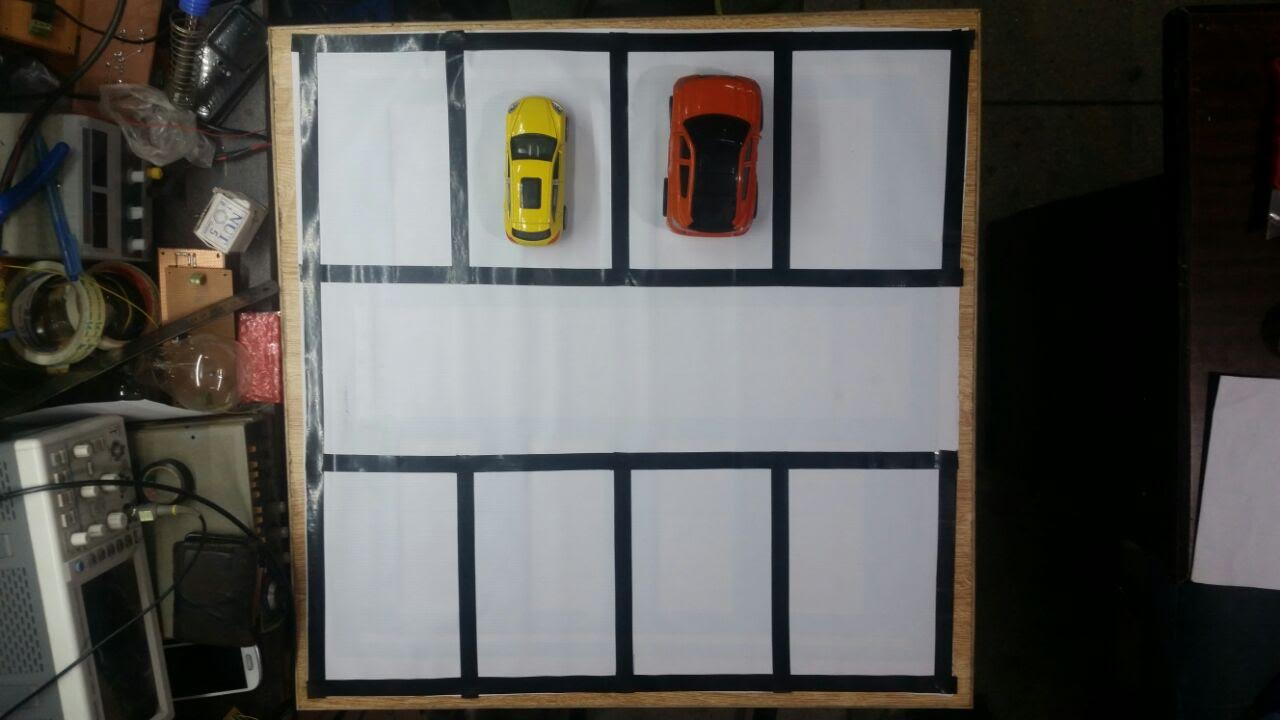
//> input picture parkingdetect/parkingdetect/images/test.jpg, 1280 x 720 px
$ ./Source   (built with g++ and OpenCV 4)
//> lines starting //> are read from the running program, lines starting //| are printed output that depends on the picture
### parkingdetect/parkingdetect/Source.h
#pragma once
class Source
{
public:
	Source();
	~Source();
};

### parkingdetect/parkingdetect/Source.cpp
#include <iostream>
#include "Source.h"
#include <opencv2/core/core.hpp>
#include <opencv2/highgui/highgui.hpp>
#include <opencv2/imgproc/imgproc.hpp>
#include <stdio.h>
#include <stdlib.h>
#include <list>
#include <fstream>
#include <string>
#include <iomanip>

using namespace cv;
using namespace std;

// haris corner

/// Global variables

char* source_window = "Source image";
char* corners_window = "Corners detected";

/// Function header
void cornerHarris_demo(int, void*);
// haris corner

// filtering


/// Global Variables
int DELAY_CAPTION = 1500;
int DELAY_BLUR = 100;
int MAX_KERNEL_LENGTH = 31;

//Mat src; Mat dst;
//char window_name[] = "Filter Demo 1";

/// Function headers
int display_caption(char* caption);
int display_dst(int delay);

// filtering

Mat src, src_gray;
Mat dst, dst2, detected_edges;
int thresh = 100;
int max_thresh = 255;
RNG rng(12345);

int edgeThresh = 1;
int lowThreshold;
int const max_lowThreshold = 100;
int ratio = 3;
int kernel_size = 3;
char* window_name = "Edge Map";


// keeps lines data.
class MyLines {
	int x1, y1;
	int x2, y2;

	float angle;

public:
	MyLines(float x11, float y11, float  x22, float  y22, float anglee){
		x1 = x11;
		x2 = x22;
		y1 = y11;
		y2 = y22;
		angle = anglee;
	}

	float getX1()	{ return x1; }
	float getY1()	{ return y1; }
	float getX2()	{ return x2; }
	float getY2()	{ return y2; }

	float getAngle()	{ return angle; }
};


// keeps all the lines with the same angle together.
class LineRelations {

	vector<MyLines> liness;
	float angle;

public:

	LineRelations(MyLines lin)
	{
		angle = lin.getAngle();
		Add(lin);
	}


	void Add(MyLines l)
	{
		liness.push_back(l);
	}

	float getAngle()	{ return angle; }
	vector<MyLines> getLines()	{ return liness; }
};

std::vector<MyLines> mylines;
std::vector<LineRelations> mylinerelations;

void CheckLineExistance(MyLines lin)
{
	// find if lines same as this lines angle already exist.
	for (int i = 0; i < mylinerelations.size(); i++)
	{
		if (mylinerelations[i].getAngle() == lin.getAngle())
		{
			mylinerelations[i].Add(lin);
			return;
		}
	}

	// Add the line with new angle
	mylinerelations.push_back(*new LineRelations(lin));
}

cv::Point2f computeIntersect(cv::Vec4i a, cv::Vec4i b)
{
	int x1 = a[0], y1 = a[1], x2 = a[2], y2 = a[3];
	int x3 = b[0], y3 = b[1], x4 = b[2], y4 = b[3];

	if (float d = ((float)(x1 - x2) * (y3 - y4)) - ((y1 - y2) * (x3 - x4)))
	{
		cv::Point2f pt;
		pt.x = ((x1*y2 - y1*x2) * (x3 - x4) - (x1 - x2) * (x3*y4 - y3*x4)) / d;
		pt.y = ((x1*y2 - y1*x2) * (y3 - y4) - (y1 - y2) * (x3*y4 - y3*x4)) / d;
		return pt;
	}
	else
		return cv::Point2f(-1, -1);
}
void sortCorners(std::vector<cv::Point2f>& corners, cv::Point2f center)
{
	std::vector<cv::Point2f> top, bot;

	for (int i = 0; i < corners.size(); i++)
	{
		if (corners[i].y < center.y)
			top.push_back(corners[i]);
		else
			bot.push_back(corners[i]);
	}

	cv::Point2f tl = top[0].x > top[1].x ? top[1] : top[0];
	cv::Point2f tr = top[0].x > top[1].x ? top[0] : top[1];
	cv::Point2f bl = bot[0].x > bot[1].x ? bot[1] : bot[0];
	cv::Point2f br = bot[0].x > bot[1].x ? bot[0] : bot[1];

	corners.clear();
	corners.push_back(tl);
	corners.push_back(tr);
	corners.push_back(br);
	corners.push_back(bl);
}


void loadHough(string path)
{

	Mat src = imread(path, 1);
//> src is the input picture: 720 rows x 1280 cols, CV_8UC3; mean B, G, R 85.5, 88.1, 89.1

	Mat dst, cdst;

	//applying filtering.
	bilateralFilter (src, dst2, MAX_KERNEL_LENGTH, MAX_KERNEL_LENGTH * 2, MAX_KERNEL_LENGTH / 2);
	imshow("bilateral", dst2);
	imshow("normal", src);

	Canny(dst2, dst, 50, 200, 3);
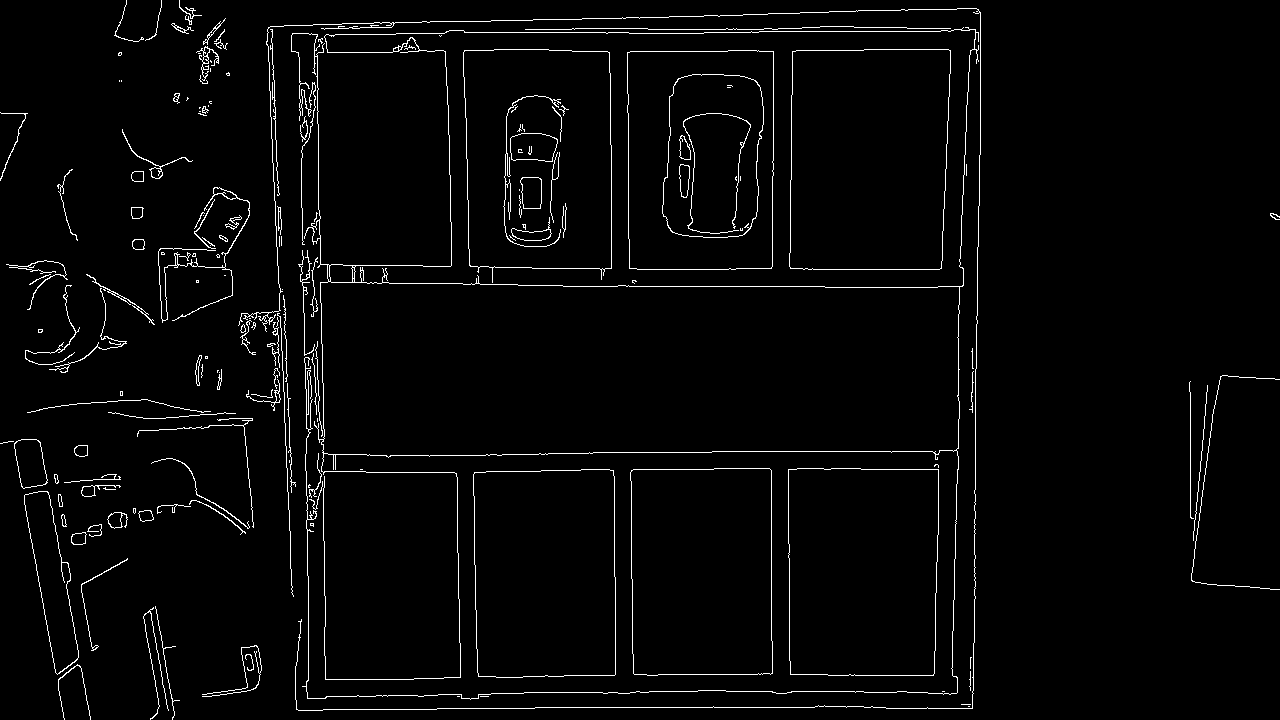
//> dst: 720 rows x 1280 cols, CV_8UC1; 2.7% white in thin lines or dots
	imshow("canny", dst);
	cv::dilate(src, src, cv::Mat(), cv::Point(-1, -1));
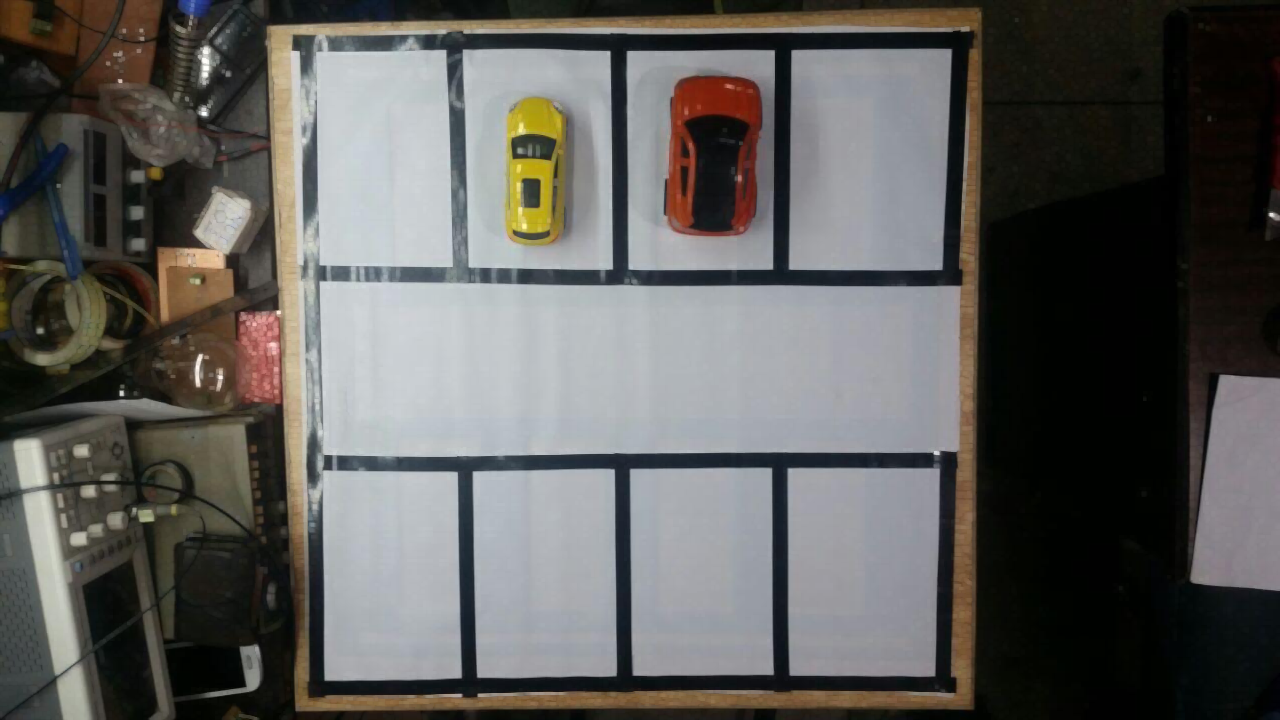
//> src: 720 rows x 1280 cols, CV_8UC3; mean B, G, R 90.1, 92.8, 93.9
	cvtColor(dst, cdst, CV_GRAY2BGR);
//> cdst: 720 rows x 1280 cols, CV_8UC3; 2.7% white in thin lines or dots

#if 0
	vector<Vec2f> lines;
	HoughLines(dst, lines, 1, CV_PI / 180, 70, 30, 10);

	for (size_t i = 0; i < lines.size(); i++)
	{
		float rho = lines[i][0], theta = lines[i][1];
		Point pt1, pt2;
		double a = cos(theta), b = sin(theta);
		double x0 = a*rho, y0 = b*rho;
		pt1.x = cvRound(x0 + 1000 * (-b));
		pt1.y = cvRound(y0 + 1000 * (a));
		pt2.x = cvRound(x0 - 1000 * (-b));
		pt2.y = cvRound(y0 - 1000 * (a));
		line(cdst, pt1, pt2, Scalar(0, 0, 255), 3, CV_AA);
	}
#else
	vector<Vec4i> lines;
	HoughLinesP(dst, lines, 1, CV_PI / 180, 45, 2, 5);
//> lines = 424 lines (x1, y1, x2, y2), first 8: [307, 496, 307, 519], [535, 707, 814, 707], [686, 16, 703, 16], [979, 205, 979, 177], [363, 265, 450, 266], [626, 286, 824, 286], [304, 324, 304, 362], [712, 451, 939, 451]
	for (size_t i = 0; i < lines.size(); i++)
	{
		Vec4i l = lines[i];

		cout << "l[0] = " << l[0] << endl;
		cout << "l[1]= " << l[1] << endl;
		cout << "l[2]= " << l[2] << endl;
		cout << "l[3]= " << l[3] << endl;
		float denom = (l[2] - l[0]);
		if (denom == 0)
		{
			continue;
		}// this is so that when we find the angle, we don't divide a number by 0 which gives us runtime exception.

		cout << "Found angle = " << ((atan((l[3] - l[1]) / denom)) * 180 / 3.14) << endl;
		std::string::size_type sz;;


		CheckLineExistance(*new MyLines(l[0], l[1], l[2], l[3], (atan2((l[2] - l[0]), (l[3] - l[1])) * 180 / 3.14)));

	}
//> this loop made 424 passes
//> (l, denom, x1 in MyLines, x2 in MyLines, y1 in MyLines, y2 in MyLines, angle in MyLines) on passes 3, 6, 8: ([686, 16, 703, 16], 17, 686, 703, 16, 16, 90.05), ([626, 286, 824, 286], 198, 626, 824, 286, 286, 90.05), ([712, 451, 939, 451], 227, 712, 939, 451, 451, 90.05)
//| l[0] = 307
//| l[1]= 496
//| l[2]= 307
//| l[3]= 519
//> (the first 4 of 37 printed lines)
//> (output is shown up to pass 8 of 424)

	Point pt = Point(10, 8);


	cout << "Lines Size : " << lines.size() << endl;
//| Lines Size : 424
	cout << "Same angles : " << mylinerelations.size();
//| Same angles : 147


	ofstream myfile("example.txt", std::ios_base::app);
	for (int i = 0; i < mylinerelations.size(); i++)
	{

		if (mylinerelations[i].getLines().size() > 6)
		{
			vector<MyLines> l = mylinerelations[i].getLines();

			for (int o = 0; o < l.size(); o++)
			{
				/*if (o == 4)
					break;*/

				if (myfile.is_open())
				{
					myfile << "Line Angle == " << l[o].getAngle() << endl;
					myfile << " no. of lines == " << mylinerelations[i].getLines().size() << endl;
					myfile << "x1  == " << l[o].getX1() << endl;
					myfile << "y1 == " << l[o].getY1() << endl;
					myfile << "x2 == " << l[o].getX2() << endl;
					myfile << "y2 == " << l[o].getY2() << endl;
					myfile << "====================================== " << endl;
				}
				line(cdst, Point(l[o].getX1(), l[o].getY1()), Point(l[o].getX2(), l[o].getY2()), Scalar(0, 0, 255), 2, .01);
			}
		}
	}
//> this loop made 147 passes
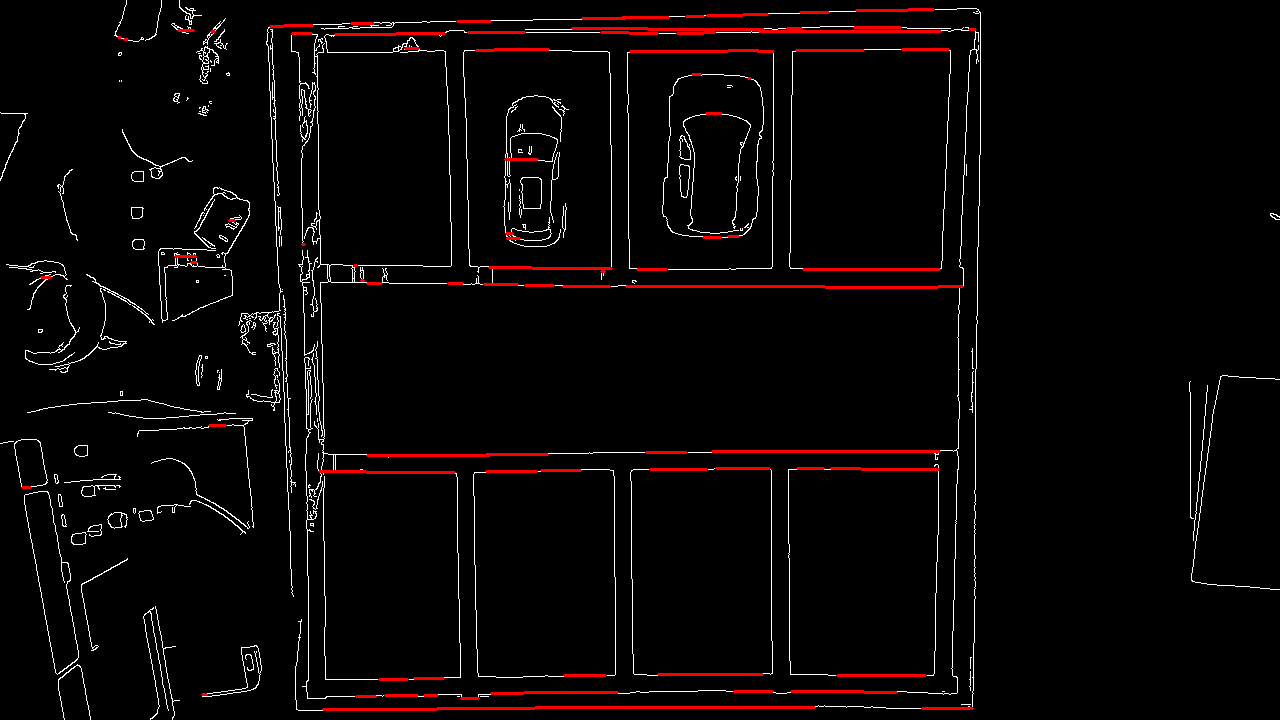
//> cdst: 720 rows x 1280 cols, CV_8UC3; mean B, G, R 5.5, 5.5, 9.4
	myfile.close();

	// Needed for visualization only - Expanding Lines such that they intersect
	for (int i = 0; i < lines.size(); i++)
	{
		cv::Vec4i v = lines[i];
		lines[i][0] = 0;
		lines[i][1] = ((float)v[1] - v[3]) / (v[0] - v[2]) * -v[0] + v[1];
		lines[i][2] = src.cols;
		lines[i][3] = ((float)v[1] - v[3]) / (v[0] - v[2]) * (src.cols - v[2]) + v[3];
	}
//> this loop made 424 passes
//> after the loop, lines = 424 items, first 8: [0, -2147483648, 1280, -2147483648], [0, 707, 1280, 707], [0, 16, 1280, 16], [0, -2147483648, 1280, -2147483648], [0, 260, 1280, 275], [0, 286, 1280, 286], [0, -2147483648, 1280, -2147483648], [0, 451, 1280, 451]

	// find lines that are intersecting with each other.
	std::vector<cv::Point2f> corners;
	for (int i = 0; i < lines.size(); i++)
	{
		for (int j = i + 1; j < lines.size(); j++)
		{
			cv::Point2f pt = computeIntersect(lines[i], lines[j]);
			if (pt.x >= 0 && pt.y >= 0)
				corners.push_back(pt);
		}
	}

	std::vector<cv::Point2f> approx;
	cv::approxPolyDP(cv::Mat(corners), approx, cv::arcLength(cv::Mat(corners), true) * 0.02, true);


	// Get mass center
	cv::Point2f center(0, 0);
	for (int i = 0; i < corners.size(); i++)
		center += corners[i];

	center *= (1. / corners.size());

#endif

	imshow("detected lines", cdst);

	waitKey();

}


int main(int argc, char** argv)
{
	string path = "D:\\repo\\bitbucket\\ParkingSpace\\parkingdetect\\parkingdetect\\images\\test.jpg";
	loadHough(path);
	return 0;

}

Source::Source()
{
}


Source::~Source()
{
}

$ run again, with parkingdetect/parkingdetect/images/georgeskoehlerallee-manual1.png saved as parkingdetect/parkingdetect/images/test.jpg
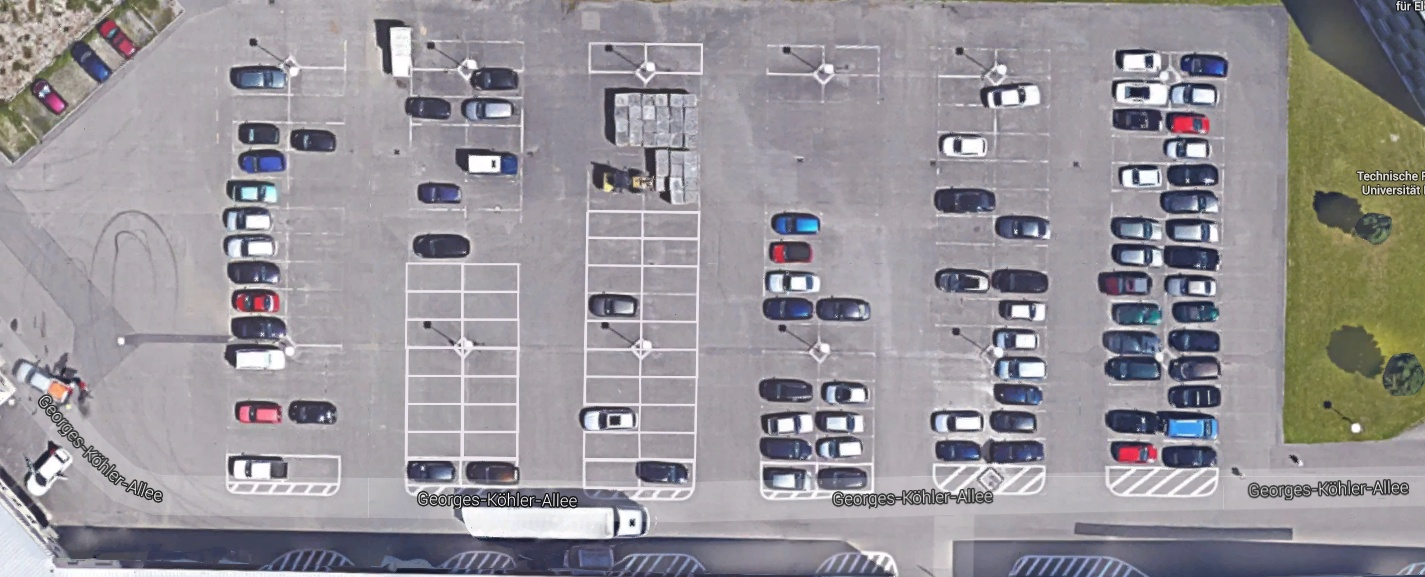
//> input picture parkingdetect/parkingdetect/images/georgeskoehlerallee-manual1.png, 1425 x 577 px
//> in loadHough, src is the input picture: 577 rows x 1425 cols, CV_8UC3; mean B, G, R 152.8, 147.9, 151.5
//> in loadHough, `Canny(dst2, dst, 50, 200, 3);`:
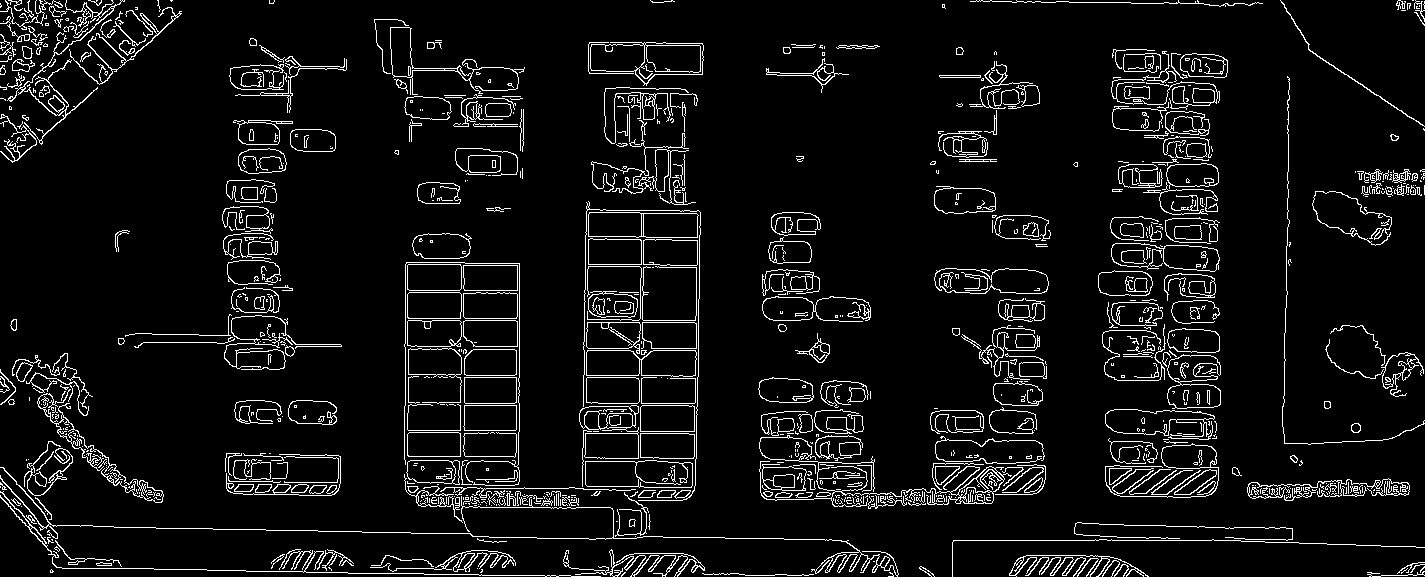
//> dst: 577 rows x 1425 cols, CV_8UC1; 6.6% white in thin lines or dots
//> lines = 3142 lines (x1, y1, x2, y2), first 8: [207, 570, 347, 572], [156, 528, 199, 528], [958, 492, 992, 492], [472, 494, 524, 494], [798, 493, 803, 493], [841, 498, 934, 494], [993, 480, 1016, 480], [477, 488, 568, 488]
//> the loop in loadHough, `for (size_t i = 0; i < lines.size(); i++)` made 3142 passes
//> (l, denom, x1 in MyLines, x2 in MyLines, y1 in MyLines, y2 in MyLines, angle in MyLines) on passes 3 to 5: ([958, 492, 992, 492], 34, 958, 992, 492, 492, 90.05), ([472, 494, 524, 494], 52, 472, 524, 494, 494, 90.05), ([798, 493, 803, 493], 5, 798, 803, 493, 493, 90.05)
//> (printed output is left out)
//| Lines Size : 3142
//| Same angles : 298
//> after the loop in loadHough, `for (int i = 0; i < mylinerelations.size(); i++)`:
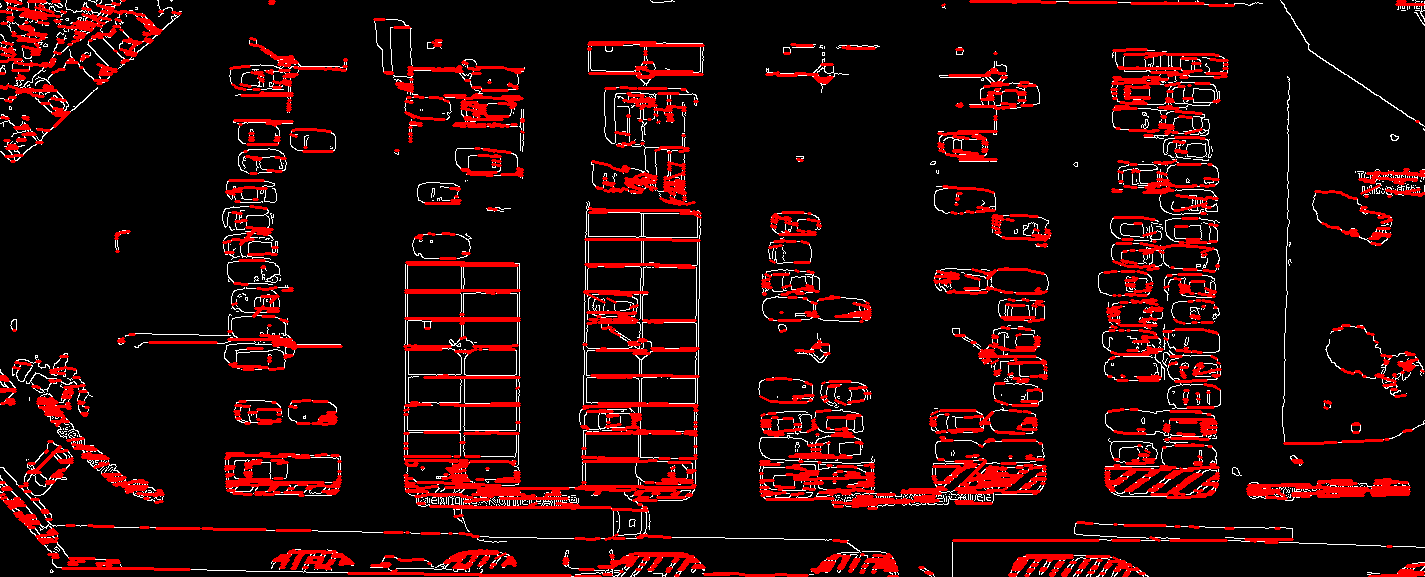
//> cdst: 577 rows x 1425 cols, CV_8UC3; mean B, G, R 7.6, 7.6, 32.6
